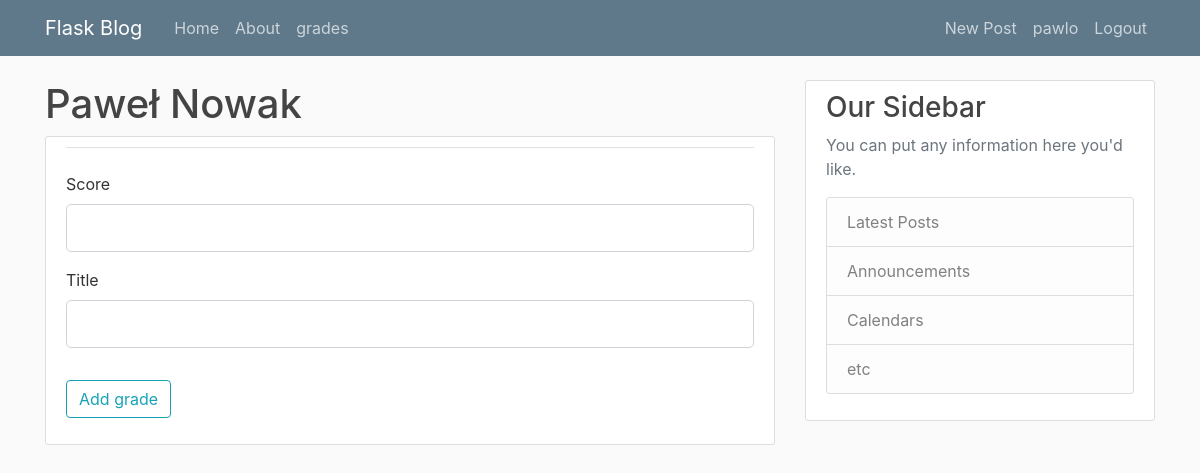
/grade (signed in), run on an earlier commit of the app's database.
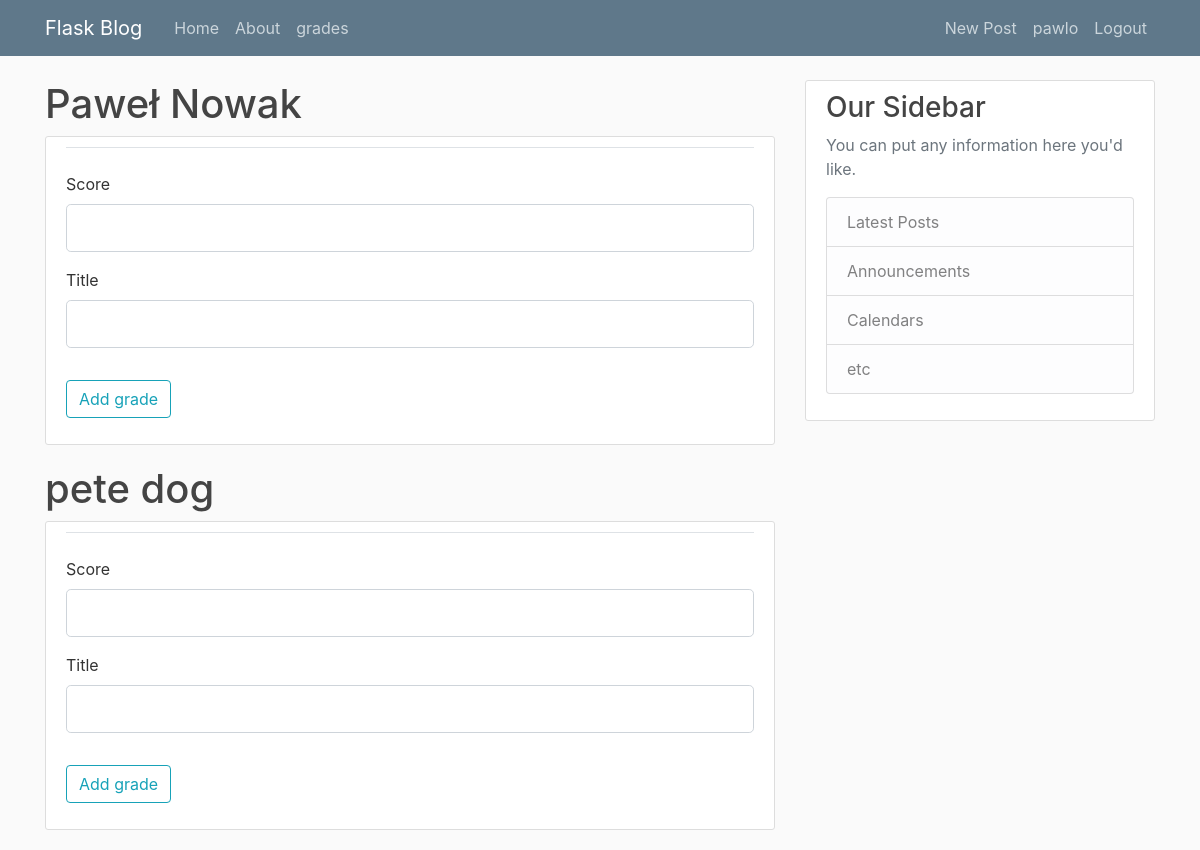
And on a later commit of the database.
### flaskblog/models.py (models this page shows, shortened)
class User(db.Model, UserMixin):
    id = db.Column(db.Integer, primary_key=True)
    username = db.Column(db.String(20), unique=True, nullable=False)
    email = db.Column(db.String(120), unique=True, nullable=False)
    image_file = db.Column(db.String(20), nullable=False, default='default.jpg')
    password = db.Column(db.String(60), nullable=False)
    posts = db.relationship('Post', backref='author', lazy=True)
    first_name = db.Column(db.String(50), nullable=False)
    last_name = db.Column(db.String(50), nullable=False)
    def __repr__(self):
        return f"User('{self.username}', '{self.first_name}', '{self.last_name}', '{self.email}', '{self.image_file}')"

### flaskblog/routes.py (the view)
@app.route("/grade",  methods=['GET', 'POST'])
@login_required
def grade():
    form = InsertGradeForm()
    page = request.args.get('page', 1, type=int)
    users = User.query.all()
    print(users)
    if form.validate_on_submit():
        grade = Grade(title=form.grade_title.data, score=form.grade_score.data, user_id=request.form['userid'])
        db.session.add(grade)
        db.session.commit()
        return redirect(url_for('home'))
    return render_template('grade.html', users=users, form=form)

### flaskblog/forms.py
class InsertGradeForm(FlaskForm):
    grade_title = StringField('Title', validators=[DataRequired()])
    grade_score = StringField('Score', validators=[DataRequired()])
    submit = SubmitField('Add grade')

### flaskblog/models.py (called while the page is built)
@login_manager.user_loader
def load_user(user_id):
    return User.query.get(int(user_id))

### flaskblog/templates/grade.html (shortened to what this page needs)
{% extends "layout.html" %}
{% block content %}
{% for user in users %}
<h1>{{ user.first_name + ' ' + user.last_name }} </h1>
<div class="content-section">
    <form method="POST" action="" enctype="multipart/form-data">
      <fieldset class="form-group">
          <legend class="border-bottom mb-4">{{ legend }}</legend>
          <div class="form-group">
              {{ form.grade_score.label(class="form-control-label") }}
              {% if form.grade_score.errors %}
                  {{ form.grade_score(class="form-control form-control-lg is-invalid") }}
                  <div class="invalid-feedback">
                      {% for error in form.grade_score.errors %}
                          <span>{{ error }}</span>
                      {% endfor %}
                  </div>
              {% else %}
                  {{ form.grade_score(class="form-control form-control-lg") }}
              {% endif %}
          </div>
          <div class="form-group">
              {{ form.grade_title.label(class="form-control-label") }}
              {% if form.grade_title.errors %}
                  {{ form.grade_title(class="form-control form-control-lg is-invalid") }}
                  <div class="invalid-feedback">
                      {% for error in form.grade_title.errors %}
                          <span>{{ error }}</span>
                      {% endfor %}
              {% else %}
                  {{ form.grade_title(class="form-control form-control-lg") }}
              {% endif %}
          </div>
      </fieldset>
      <div class="form-group">
          {{ form.submit(class="btn btn-outline-info") }}
      </div>
  </form>
</div>
{% endfor %}
{% endblock content %}

### flaskblog/templates/layout.html (shortened to what this page needs)
<!DOCTYPE html>
<html>
<head>
    <link rel="stylesheet" href="https://maxcdn.bootstrapcdn.com/bootstrap/4.0.0/css/bootstrap.min.css">
    <link rel="stylesheet" type="text/css" href="{{ url_for('static', filename='main.css') }}">
</head>
<body>
    <header class="site-header">
      <nav class="navbar navbar-expand-md navbar-dark bg-steel fixed-top">
        <div class="container">
          <a class="navbar-brand mr-4" href="/">Flask Blog</a>
          <div class="collapse navbar-collapse" id="navbarToggle">
            <div class="navbar-nav mr-auto">
              <a class="nav-item nav-link" href="{{ url_for('home') }}">Home</a>
              <a class="nav-item nav-link" href="{{ url_for('about') }}">About</a>
              <a class="nav-item nav-link" href="{{ url_for('grade') }}">grades</a>
            </div>
            <div class="navbar-nav">
              {% if current_user.is_authenticated %}
                <a class="nav-item nav-link" href="{{ url_for('new_post') }}">New Post</a>
                <a class="nav-item nav-link" href="{{ url_for('account') }}"> {{ current_user.username }} </a>
                <a class="nav-item nav-link" href="{{ url_for('logout') }}">Logout</a>
              {% else %}
                <a class="nav-item nav-link" href="{{ url_for('login') }}">Login</a>
                <a class="nav-item nav-link" href="{{ url_for('register') }}">Register</a>
              {% endif %}
            </div>
          </div>
        </div>
      </nav>
    </header>
    <main role="main" class="container">
      <div class="row">
        <div class="col-md-8">
          {% block content %}{% endblock %}
        </div>
        <div class="col-md-4">
          <div class="content-section">
            <h3>Our Sidebar</h3>
            <p class='text-muted'>You can put any information here you'd like.
              <ul class="list-group">
                <li class="list-group-item list-group-item-light">Latest Posts</li>
                <li class="list-group-item list-group-item-light">Announcements</li>
                <li class="list-group-item list-group-item-light">Calendars</li>
                <li class="list-group-item list-group-item-light">etc</li>
              </ul>
            </p>
          </div>
        </div>
      </div>
    </main>
</body>
</html>

What changed in the data, as far as the page shows it:
added User: first_name+last_name "pete dog", grade_score.label "Score", grade_title.label "Title"
